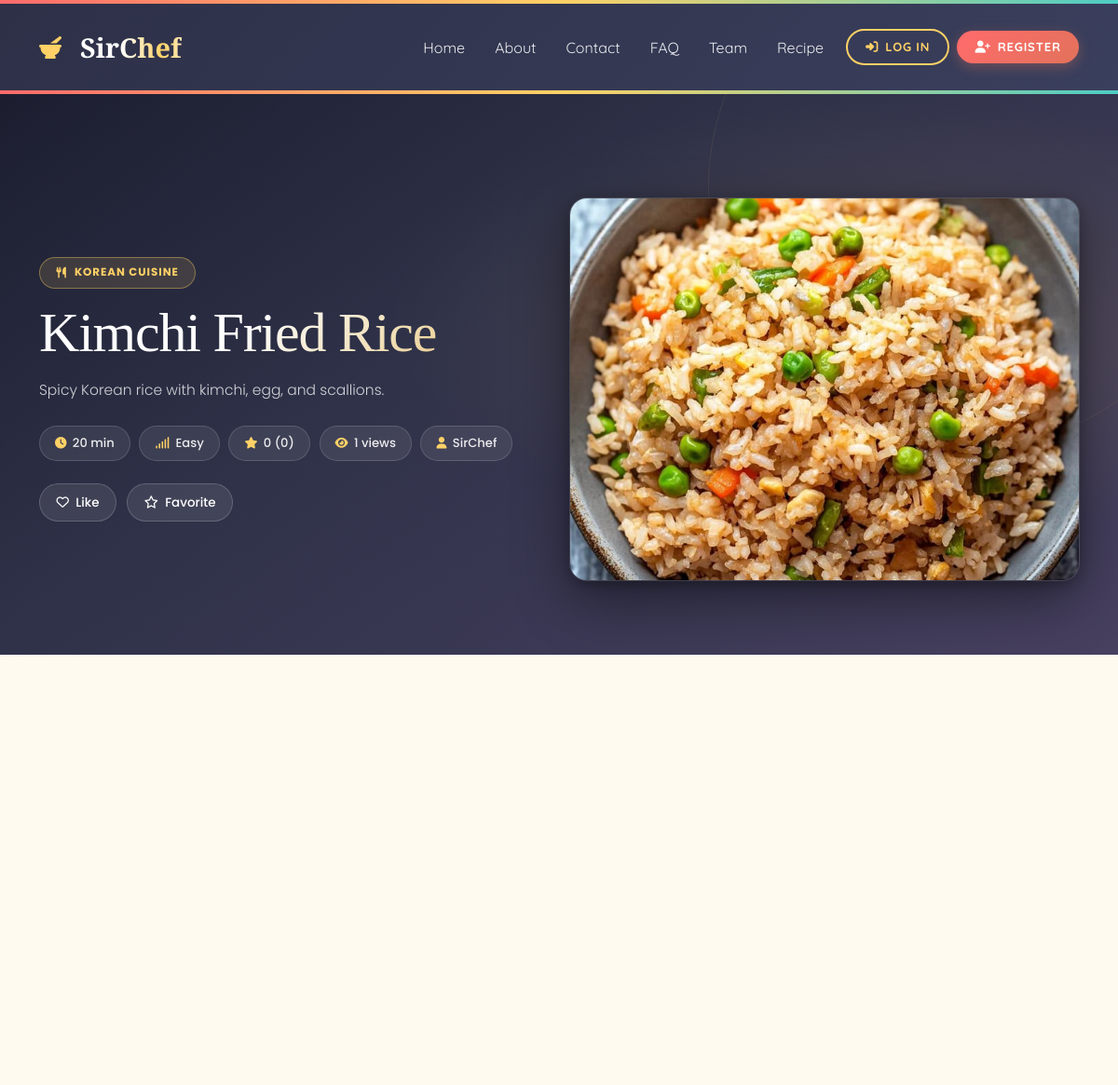
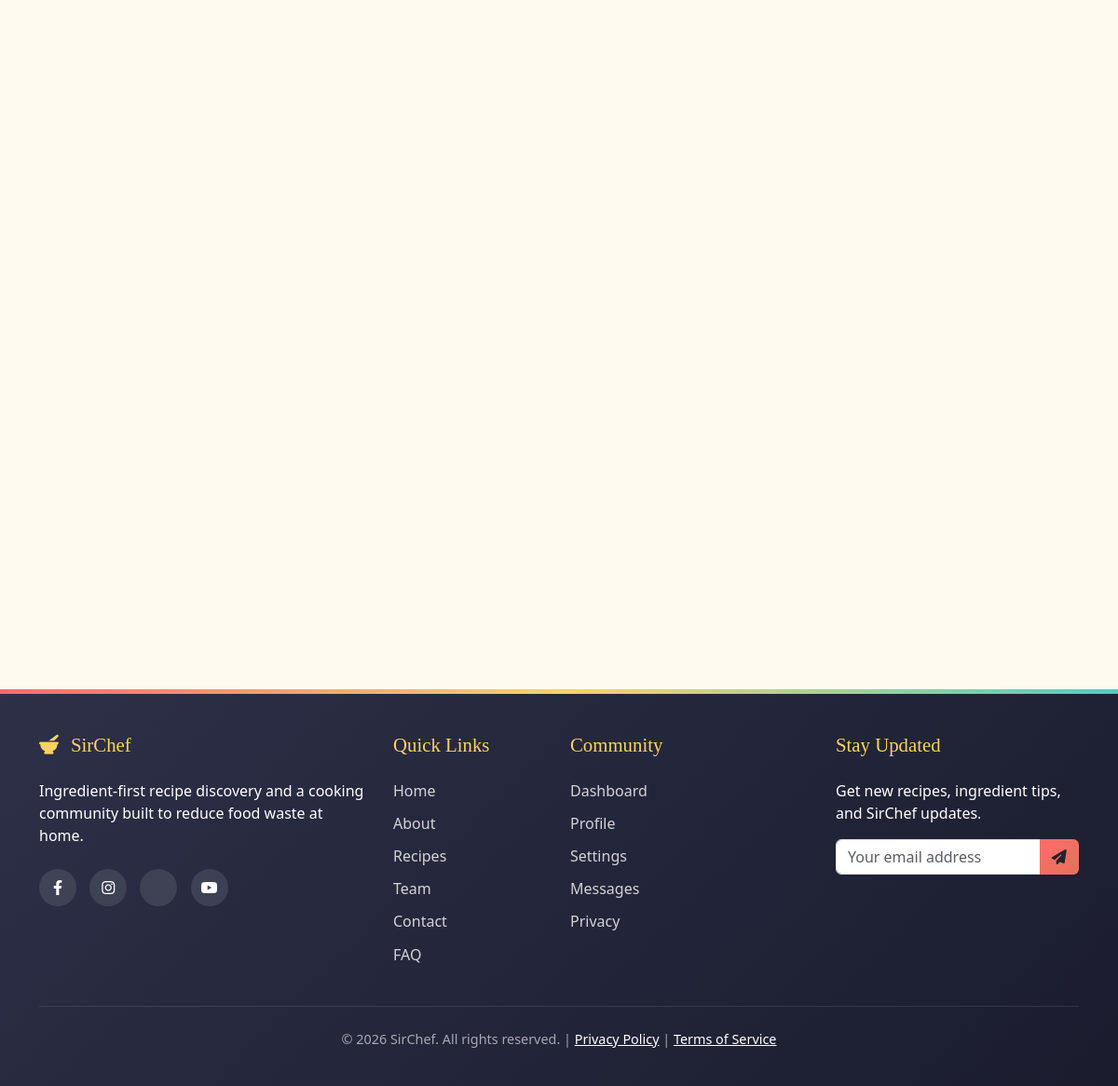
/Pages/recipe_detail.php?id=6, run on the app's committed database (2 pictures, top to bottom).
### tables this page shows
CREATE TABLE recipes (
  id INT AUTO_INCREMENT PRIMARY KEY,
  user_id INT NULL,
  title VARCHAR(180) NOT NULL,
  description TEXT NOT NULL,
  duration_minutes INT NOT NULL,
  difficulty ENUM('Easy','Medium','Hard') NOT NULL,
  cuisine VARCHAR(80) NOT NULL,
  category VARCHAR(80) NOT NULL DEFAULT 'Dishes',
  image VARCHAR(255) NOT NULL,
  youtube_url VARCHAR(255) NULL,
  instructions TEXT NOT NULL,
  source_type ENUM('admin','user') NOT NULL DEFAULT 'admin',
  status ENUM('draft','published') NOT NULL DEFAULT 'published',
  search_count INT NOT NULL DEFAULT 0,
  views INT NOT NULL DEFAULT 0,
  created_at DATETIME NOT NULL DEFAULT CURRENT_TIMESTAMP,
  updated_at DATETIME NOT NULL DEFAULT CURRENT_TIMESTAMP ON UPDATE CURRENT_TIMESTAMP,
  FOREIGN KEY (user_id) REFERENCES users(id) ON DELETE SET NULL
);

### Pages/helpers.php (called while the page is built, shortened)
<?php
function e(?string $value): string {
    return htmlspecialchars($value ?? "", ENT_QUOTES, "UTF-8");
}
function recipe_average(mysqli $conn, int $recipeId): array {
    $stmt = $conn->prepare("SELECT COALESCE(ROUND(AVG(rating),1),0), COUNT(*) FROM recipe_ratings WHERE recipe_id = ?");
    $stmt->bind_param("i", $recipeId);
    $stmt->execute();
    $stmt->bind_result($avg, $count);
    return [(float) $avg, (int) $count];
}
?>

### Pages/recipe_detail.php (the view, shortened to what this page needs)
<?php
require_once "db.php";
require_once "helpers.php";
$recipeId = max(1, (int) ($_GET["id"] ?? 0));
$stmt = $conn->prepare("SELECT r.*, u.first_name, u.last_name FROM recipes r LEFT JOIN users u ON u.id = r.user_id WHERE r.id = ? AND r.status = 'published'");
$stmt->bind_param("i", $recipeId);
$stmt->execute();
$recipe = $stmt->get_result()->fetch_assoc();
$recipe["views"] = (int) ($recipe["views"] ?? 0) + 1;
[$avgRating, $ratingCount] = recipe_average($conn, $recipeId);
?>
<!doctype html>
<html lang="en">
<head>
  <link rel="stylesheet" href="../styles/main.css">
  <link rel="stylesheet" href="../styles/recipe_detail.css">
  <link href="https://cdn.jsdelivr.net/npm/bootstrap@5.3.0/dist/css/bootstrap.min.css" rel="stylesheet">
  <link rel="stylesheet" href="https://cdnjs.cloudflare.com/ajax/libs/font-awesome/6.4.0/css/all.min.css">
</head>
<body>
<?php include "header.php"; ?>
<main class="detail-shell">
  <section class="detail-hero">
    <div class="container">
      <div class="row g-4 align-items-center">
        <div class="col-lg-6">
          <span class="hero-badge"><i class="fas fa-utensils"></i> <?= e($recipe["cuisine"]) ?> Cuisine</span>
          <h1><?= e($recipe["title"]) ?></h1>
          <p><?= e($recipe["description"]) ?></p>
          <div class="detail-meta">
            <span><i class="fas fa-clock"></i> <?= (int) $recipe["duration_minutes"] ?> min</span>
            <span><i class="fas fa-signal"></i> <?= e($recipe["difficulty"]) ?></span>
            <span><i class="fas fa-star"></i> <?= $avgRating ?> (<?= $ratingCount ?>)</span>
            <span><i class="fas fa-eye"></i> <?= (int) $recipe["views"] ?> views</span>
            <span><i class="fas fa-user"></i> <?= $recipe["source_type"] === "user" ? e(trim(($recipe["first_name"] ?? "") . " " . ($recipe["last_name"] ?? ""))) : "SirChef" ?></span>
          </div>
          <div class="detail-actions">
            <button class="action-btn" data-action="like" data-id="<?= $recipeId ?>"><i class="far fa-heart"></i> Like</button>
            <button class="action-btn" data-action="favorite" data-id="<?= $recipeId ?>"><i class="far fa-star"></i> Favorite</button>
          </div>
        </div>
        <div class="col-lg-6">
          <img class="detail-image" src="<?= e($recipe["image"]) ?>" alt="<?= e($recipe["title"]) ?>">
        </div>
      </div>
    </div>
  </section>
  <section class="container detail-content">
    <div class="row g-4">
      <div class="col-lg-4">
      </div>
      <div class="col-lg-8">
      </div>
    </div>
    <div class="row g-4 mt-1">
      <div class="col-lg-5">
      </div>
      <div class="col-lg-7">
      </div>
    </div>
  </section>
</main>
<?php include "footer.php"; include "login_regis.php"; ?>
</body>
</html>

### styles/main.css (style rules this page uses)
:root { --primary-color: #ff6b6b; --secondary-color: #4ecdc4; --accent-color: #ffd166; --dark-color: #2d3047; --light-color: #f7fff7; --earth-color: #8b4513; --terracotta: #e2725b; --sage-green: #87a96b; --mustard: #d4a017; --dark: #2d3047; --darker: #232538; --gold: #cba409; --gold-lt: #f0c040; --coral: #e8604c; --teal: #4ecdc4; --cream: #fdf6e3; --cream-dk: #f5ead4; --text-lt: rgba(255,255,255,0.80); --text-dim: rgba(255,255,255,0.50); }
*, *::before, *::after { margin: 0; padding: 0; box-sizing: border-box; }
html, body { margin: 0; padding: 0; }
body { font-family: "Poppins", sans-serif; background-color: #fdf6e3; color: #333; overflow-x: hidden; background-image: radial-gradient(circle at 10% 20%, rgba(255,215,102,0.1) 0%, transparent 20%), radial-gradient(circle at 90% 80%, rgba(78,205,196,0.1) 0%, transparent 20%); }
h1, h2, h3, h4, h5 { font-family: "Playfair Display", serif; font-weight: 600; }

### data on the page
recipes: cuisine "KOREAN", title "Kimchi Fried Rice", description "Spicy Korean rice with kimchi, egg, and scallions.", duration_minutes "20", difficulty "Easy", image (picture)

### other printed values
$avgRating "0"
$ratingCount "0"
$recipe["views"] "1"
